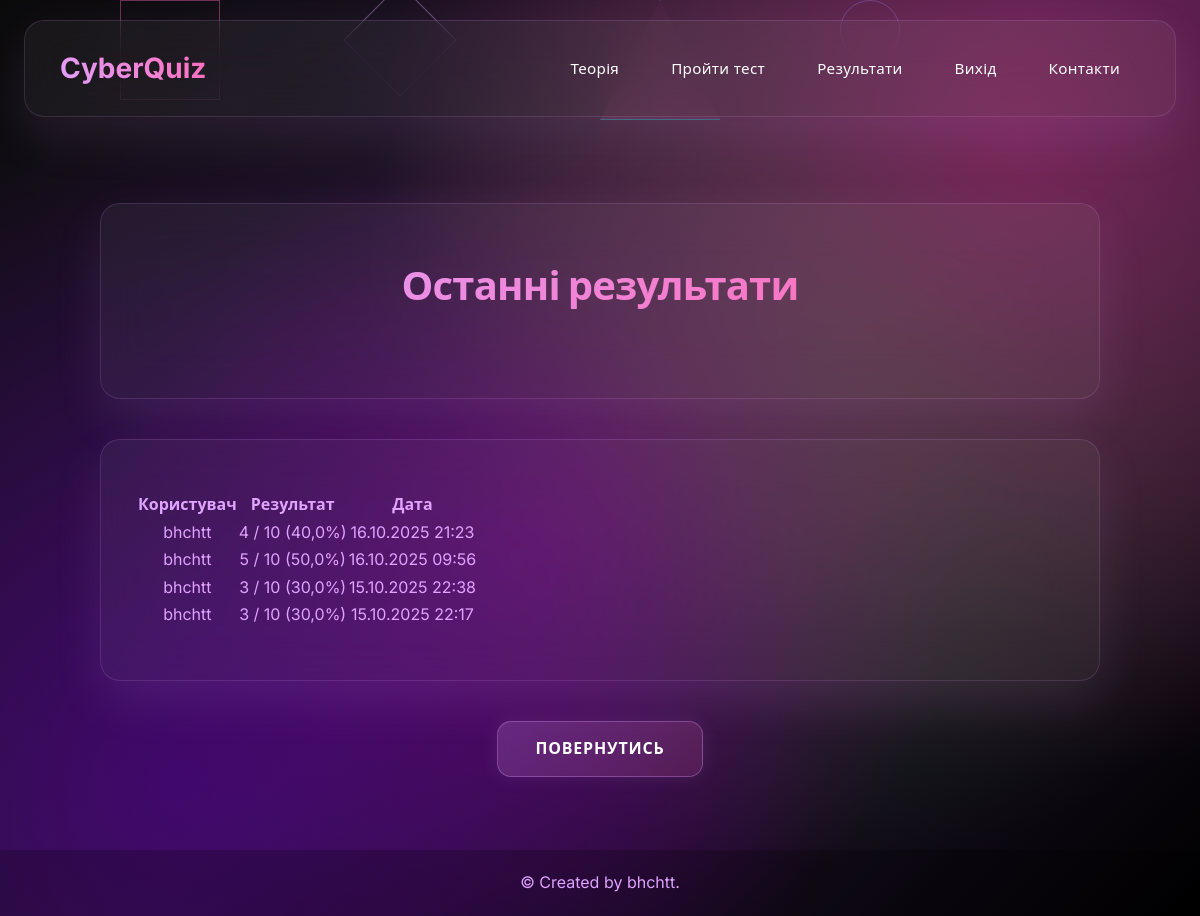
/results/ (signed in), run on an earlier commit of the app's database.
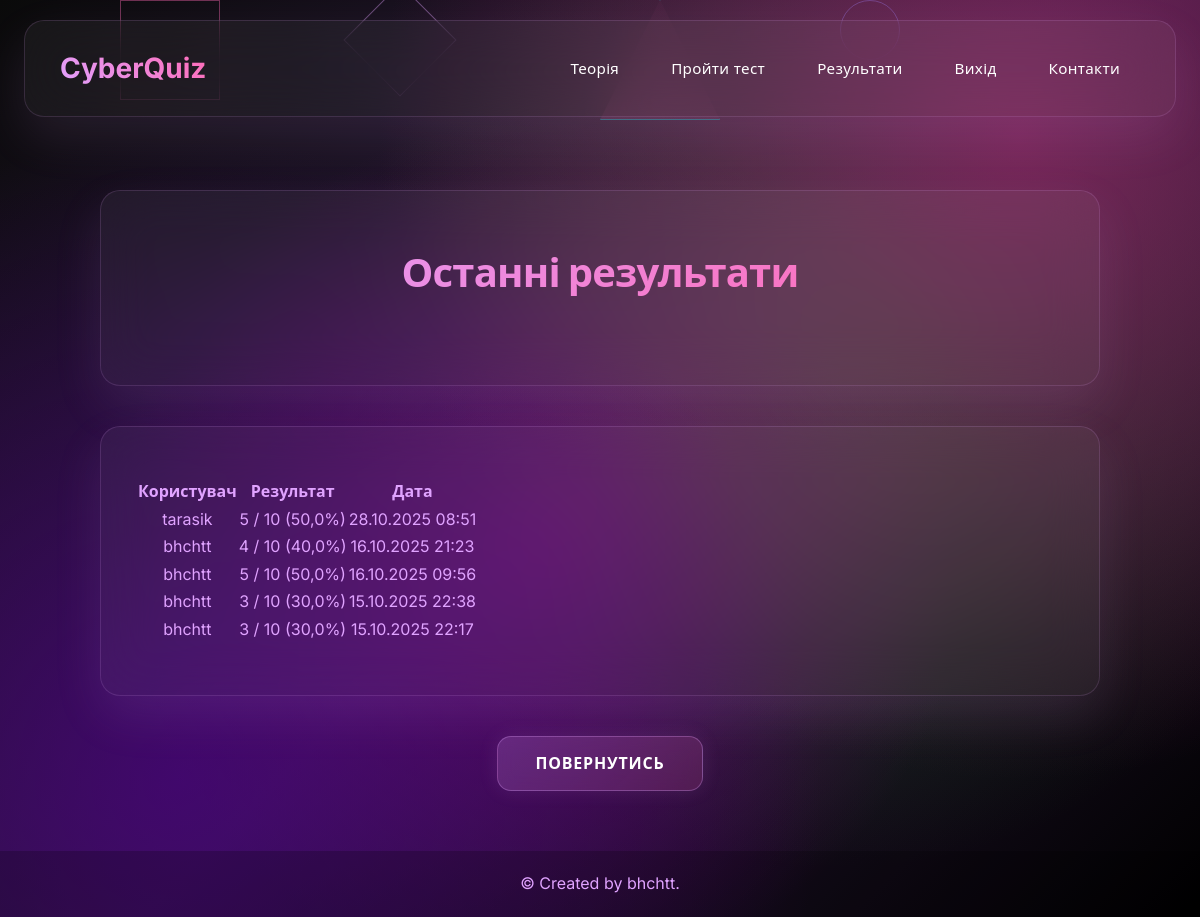
And on a later commit of the database.
### awareness/models.py (models this page shows, shortened)
class Attempt(models.Model):
    user = models.ForeignKey(User, null=True, blank=True, on_delete=models.SET_NULL)
    user_name = models.CharField(max_length=100, blank=True, null=True)
    score = models.IntegerField()
    total = models.IntegerField()
    percent = models.FloatField(default=0.0)
    created_at = models.DateTimeField(auto_now_add=True)

### awareness/views.py (the view)
# urls.py: path('results/', views.results, name='results'),
@login_required
def results(request):
    attempts = Attempt.objects.order_by('-created_at')[:50]
    return render(request, 'awareness/results.html', {'attempts': attempts})

### templates/awareness/results.html
{% extends 'awareness/base.html' %}
{% block content %}
<div class="registration-container">
  <div class="tm-glass-card">
    <h2>Останні результати</h2>
  </div>
  <div class="tm-glass-card">
    <div class="table-responsive">
      <table class="table table-borderless text-light">
        <thead>
          <tr>
            <th>Користувач</th>
            <th>Результат</th>
            <th>Дата</th>
          </tr>
        </thead>
        <tbody>
        {% for at in attempts %}
          <tr class="align-middle">
            <td>
              {% if at.user %}
                {{ at.user.username }}
              {% elif at.user_name %}
                {{ at.user_name }}
              {% else %}
                Гість
              {% endif %}
            </td>
            <td>{{ at.score }} / {{ at.total }} ({{ at.percent }}%)</td>
            <td>{{ at.created_at|date:"d.m.Y H:i" }}</td>
          </tr>
        {% endfor %}
        </tbody>
      </table>
    </div>
  </div>
  <a class="hero-button mt-3" href="{% url 'awareness:home' %}">Повернутись</a>
</div>
{% endblock %}

### templates/awareness/base.html (shortened to what this page needs)
{% load static %}
<!DOCTYPE html>
<html lang="uk">
<head>
  <link rel="stylesheet" href="{% static 'css/style.css' %}">
</head>
<body>
  <div class="neural-background"></div>
  <div class="geometric-shapes">
      <div class="shape"></div>
      <div class="shape"></div>
      <div class="shape"></div>
      <div class="shape"></div>
  </div>
  <header class="glass">
  <nav>
      <a href="{% url 'awareness:home' %}" class="logo">CyberQuiz</a>
      <ul class="nav-links">
          <li><a href="{% url 'awareness:theory' %}">Теорія</a></li>
          {% if user.is_authenticated %}
              <li><a href="{% url 'awareness:quiz_start' %}">Пройти тест</a></li>
              <li><a href="{% url 'awareness:results' %}">Результати</a></li>
              <li><a href="{% url 'awareness:logout' %}">Вихід</a></li>
          {% else %}
              <li><a href="{% url 'awareness:login' %}">Вхід</a></li>
              <li><a href="{% url 'awareness:signup' %}">Реєстрація</a></li>
          {% endif %}
          <li><a href="{% url 'awareness:contacts' %}">Контакти</a></li>
      </ul>
  </nav>
</header>
  {% block content %}
  {% endblock %}
  <footer>
      <div class="footer-content text-center text-light" style="background: rgba(0,0,0,0.2); padding: 20px;">
          <p>© Created by bhchtt.</p>
      </div>
  </footer>
</body>
</html>

What changed in the data, as far as the page shows it:
added Attempt: user.username "tarasik", score "5", total "10", percent "50,0", created_at "28.10.2025 08:51"
